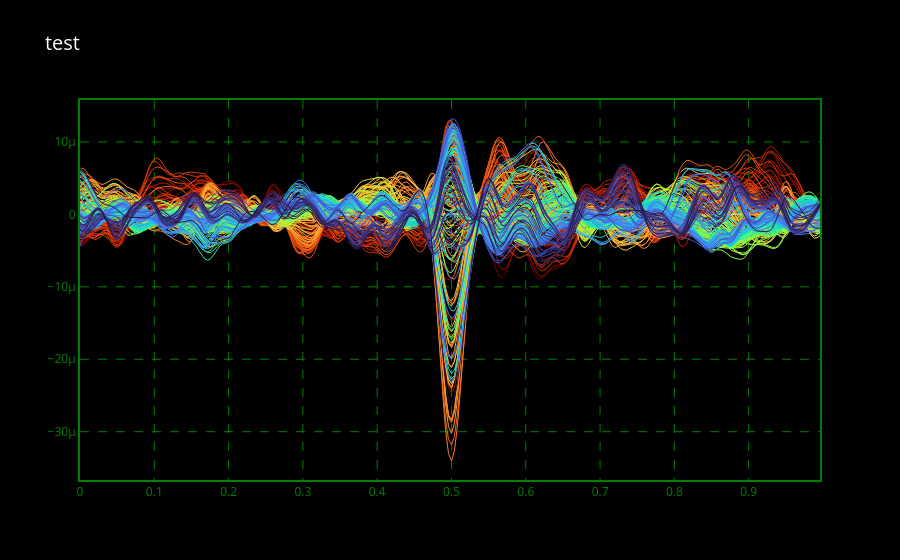

Source (notebook cell):
### Code cell
mm.viz.plot_eeg(data["eeg"], colorscale="Turbo", title="test").show()

### Figure 1 — Plotly figure (JSON) as saved in the notebook; plotly's stock layout.template omitted (floating-point values rounded to 4 significant figures; data arrays with more than 128 entries replaced by an {"elided": "..."} marker saying what was removed)
{"data": [{"line": {"color": "rgb(122, 4, 2)", "width": 1}, "name": "1", "type": "scatter", "x": {"elided": "250 float values"}, "y": {"elided": "250 float values"}}, {"line": {"color": "rgb(126, 5, 2)", "width": 1}, "name": "F8", "type": "scatter", "x": {"elided": "250 float values"}, "y": {"elided": "250 float values"}}, {"line": {"color": "rgb(130, 7, 2)", "width": 1}, "name": "3", "type": "scatter", "x": {"elided": "250 float values"}, "y": {"elided": "250 float values"}}, {"line": {"color": "rgb(133, 8, 2)", "width": 1}, "name": "4", "type": "scatter", "x": {"elided": "250 float values"}, "y": {"elided": "250 float values"}}, {"line": {"color": "rgb(137, 10, 2)", "width": 1}, "name": "F2", "type": "scatter", "x": {"elided": "250 float values"}, "y": {"elided": "250 float values"}}, {"line": {"color": "rgb(141, 11, 2)", "width": 1}, "name": "6", "type": "scatter", "x": {"elided": "250 float values"}, "y": {"elided": "250 float values"}}, {"line": {"color": "rgb(145, 13, 2)", "width": 1}, "name": "7", "type": "scatter", "x": {"elided": "250 float values"}, "y": {"elided": "250 float values"}}, {"line": {"color": "rgb(149, 14, 2)", "width": 1}, "name": "8", "type": "scatter", "x": {"elided": "250 float values"}, "y": {"elided": "250 float values"}}, {"line": {"color": "rgb(152, 16, 1)", "width": 1}, "name": "9", "type": "scatter", "x": {"elided": "250 float values"}, "y": {"elided": "250 float values"}}, {"line": {"color": "rgb(156, 17, 1)", "width": 1}, "name": "AF8", "type": "scatter", "x": {"elided": "250 float values"}, "y": {"elided": "250 float values"}}, {"line": {"color": "rgb(160, 18, 1)", "width": 1}, "name": "11", "type": "scatter", "x": {"elided": "250 float values"}, "y": {"elided": "250 float values"}}, {"line": {"color": "rgb(164, 20, 1)", "width": 1}, "name": "AF4", "type": "scatter", "x": {"elided": "250 float values"}, "y": {"elided": "250 float values"}}, {"line": {"color": "rgb(168, 21, 1)", "width": 1}, "name": "13", "type": "scatter", "x": {"elided": "250 float values"}, "y": {"elided": "250 float values"}}, {"line": {"color": "rgb(171, 23, 1)", "width": 1}, "name": "14", "type": "scatter", "x": {"elided": "250 float values"}, "y": {"elided": "250 float values"}}, {"line": {"color": "rgb(175, 24, 1)", "width": 1}, "name": "FCz", "type": "scatter", "x": {"elided": "250 float values"}, "y": {"elided": "250 float values"}}, {"line": {"color": "rgb(178, 26, 1)", "width": 1}, "name": "16", "type": "scatter", "x": {"elided": "250 float values"}, "y": {"elided": "250 float values"}}, {"line": {"color": "rgb(181, 28, 2)", "width": 1}, "name": "17", "type": "scatter", "x": {"elided": "250 float values"}, "y": {"elided": "250 float values"}}, {"line": {"color": "rgb(184, 30, 2)", "width": 1}, "name": "FP2", "type": "scatter", "x": {"elided": "250 float values"}, "y": {"elided": "250 float values"}}, {"line": {"color": "rgb(187, 32, 2)", "width": 1}, "name": "19", "type": "scatter", "x": {"elided": "250 float values"}, "y": {"elided": "250 float values"}}, {"line": {"color": "rgb(189, 35, 3)", "width": 1}, "name": "20", "type": "scatter", "x": {"elided": "250 float values"}, "y": {"elided": "250 float values"}}, {"line": {"color": "rgb(192, 37, 3)", "width": 1}, "name": "Fz", "type": "scatter", "x": {"elided": "250 float values"}, "y": {"elided": "250 float values"}}, {"line": {"color": "rgb(195, 39, 3)", "width": 1}, "name": "22", "type": "scatter", "x": {"elided": "250 float values"}, "y": {"elided": "250 float values"}}, {"line": {"color": "rgb(198, 41, 4)", "width": 1}, "name": "23", "type": "scatter", "x": {"elided": "250 float values"}, "y": {"elided": "250 float values"}}, {"line": {"color": "rgb(200, 43, 4)", "width": 1}, "name": "FC1", "type": "scatter", "x": {"elided": "250 float values"}, "y": {"elided": "250 float values"}}, {"line": {"color": "rgb(203, 45, 4)", "width": 1}, "name": "25", "type": "scatter", "x": {"elided": "250 float values"}, "y": {"elided": "250 float values"}}, {"line": {"color": "rgb(206, 47, 5)", "width": 1}, "name": "FPz", "type": "scatter", "x": {"elided": "250 float values"}, "y": {"elided": "250 float values"}}, {"line": {"color": "rgb(209, 50, 5)", "width": 1}, "name": "27", "type": "scatter", "x": {"elided": "250 float values"}, "y": {"elided": "250 float values"}}, {"line": {"color": "rgb(211, 52, 5)", "width": 1}, "name": "28", "type": "scatter", "x": {"elided": "250 float values"}, "y": {"elided": "250 float values"}}, {"line": {"color": "rgb(214, 54, 6)", "width": 1}, "name": "F1", "type": "scatter", "x": {"elided": "250 float values"}, "y": {"elided": "250 float values"}}, {"line": {"color": "rgb(217, 56, 6)", "width": 1}, "name": "30", "type": "scatter", "x": {"elided": "250 float values"}, "y": {"elided": "250 float values"}}, {"line": {"color": "rgb(219, 59, 7)", "width": 1}, "name": "32", "type": "scatter", "x": {"elided": "250 float values"}, "y": {"elided": "250 float values"}}, {"line": {"color": "rgb(221, 62, 8)", "width": 1}, "name": "33", "type": "scatter", "x": {"elided": "250 float values"}, "y": {"elided": "250 float values"}}, {"line": {"color": "rgb(222, 65, 9)", "width": 1}, "name": "AF3", "type": "scatter", "x": {"elided": "250 float values"}, "y": {"elided": "250 float values"}}, {"line": {"color": "rgb(224, 68, 10)", "width": 1}, "name": "35", "type": "scatter", "x": {"elided": "250 float values"}, "y": {"elided": "250 float values"}}, {"line": {"color": "rgb(226, 71, 11)", "width": 1}, "name": "F3", "type": "scatter", "x": {"elided": "250 float values"}, "y": {"elided": "250 float values"}}, {"line": {"color": "rgb(228, 74, 12)", "width": 1}, "name": "FP1", "type": "scatter", "x": {"elided": "250 float values"}, "y": {"elided": "250 float values"}}, {"line": {"color": "rgb(230, 77, 13)", "width": 1}, "name": "38", "type": "scatter", "x": {"elided": "250 float values"}, "y": {"elided": "250 float values"}}, {"line": {"color": "rgb(231, 80, 14)", "width": 1}, "name": "39", "type": "scatter", "x": {"elided": "250 float values"}, "y": {"elided": "250 float values"}}, {"line": {"color": "rgb(233, 83, 15)", "width": 1}, "name": "40", "type": "scatter", "x": {"elided": "250 float values"}, "y": {"elided": "250 float values"}}, {"line": {"color": "rgb(235, 86, 16)", "width": 1}, "name": "41", "type": "scatter", "x": {"elided": "250 float values"}, "y": {"elided": "250 float values"}}, {"line": {"color": "rgb(237, 89, 17)", "width": 1}, "name": "FC3", "type": "scatter", "x": {"elided": "250 float values"}, "y": {"elided": "250 float values"}}, {"line": {"color": "rgb(239, 92, 18)", "width": 1}, "name": "43", "type": "scatter", "x": {"elided": "250 float values"}, "y": {"elided": "250 float values"}}, {"line": {"color": "rgb(240, 95, 19)", "width": 1}, "name": "C1", "type": "scatter", "x": {"elided": "250 float values"}, "y": {"elided": "250 float values"}}, {"line": {"color": "rgb(242, 98, 20)", "width": 1}, "name": "45", "type": "scatter", "x": {"elided": "250 float values"}, "y": {"elided": "250 float values"}}, {"line": {"color": "rgb(243, 101, 22)", "width": 1}, "name": "AF7", "type": "scatter", "x": {"elided": "250 float values"}, "y": {"elided": "250 float values"}}, {"line": {"color": "rgb(244, 105, 23)", "width": 1}, "name": "F7", "type": "scatter", "x": {"elided": "250 float values"}, "y": {"elided": "250 float values"}}, {"line": {"color": "rgb(245, 109, 25)", "width": 1}, "name": "F5", "type": "scatter", "x": {"elided": "250 float values"}, "y": {"elided": "250 float values"}}, {"line": {"color": "rgb(246, 113, 27)", "width": 1}, "name": "FC5", "type": "scatter", "x": {"elided": "250 float values"}, "y": {"elided": "250 float values"}}, {"line": {"color": "rgb(246, 116, 28)", "width": 1}, "name": "50", "type": "scatter", "x": {"elided": "250 float values"}, "y": {"elided": "250 float values"}}, {"line": {"color": "rgb(247, 120, 30)", "width": 1}, "name": "51", "type": "scatter", "x": {"elided": "250 float values"}, "y": {"elided": "250 float values"}}, {"line": {"color": "rgb(248, 124, 32)", "width": 1}, "name": "52", "type": "scatter", "x": {"elided": "250 float values"}, "y": {"elided": "250 float values"}}, {"line": {"color": "rgb(249, 128, 33)", "width": 1}, "name": "53", "type": "scatter", "x": {"elided": "250 float values"}, "y": {"elided": "250 float values"}}, {"line": {"color": "rgb(249, 132, 35)", "width": 1}, "name": "54", "type": "scatter", "x": {"elided": "250 float values"}, "y": {"elided": "250 float values"}}, {"line": {"color": "rgb(250, 136, 37)", "width": 1}, "name": "55", "type": "scatter", "x": {"elided": "250 float values"}, "y": {"elided": "250 float values"}}, {"line": {"color": "rgb(251, 140, 38)", "width": 1}, "name": "56", "type": "scatter", "x": {"elided": "250 float values"}, "y": {"elided": "250 float values"}}, {"line": {"color": "rgb(252, 143, 40)", "width": 1}, "name": "57", "type": "scatter", "x": {"elided": "250 float values"}, "y": {"elided": "250 float values"}}, {"line": {"color": "rgb(252, 147, 42)", "width": 1}, "name": "58", "type": "scatter", "x": {"elided": "250 float values"}, "y": {"elided": "250 float values"}}, {"line": {"color": "rgb(253, 151, 43)", "width": 1}, "name": "C3", "type": "scatter", "x": {"elided": "250 float values"}, "y": {"elided": "250 float values"}}, {"line": {"color": "rgb(254, 155, 45)", "width": 1}, "name": "60", "type": "scatter", "x": {"elided": "250 float values"}, "y": {"elided": "250 float values"}}, {"line": {"color": "rgb(253, 158, 46)", "width": 1}, "name": "61", "type": "scatter", "x": {"elided": "250 float values"}, "y": {"elided": "250 float values"}}, {"line": {"color": "rgb(252, 161, 47)", "width": 1}, "name": "FT7", "type": "scatter", "x": {"elided": "250 float values"}, "y": {"elided": "250 float values"}}, {"line": {"color": "rgb(252, 164, 48)", "width": 1}, "name": "63", "type": "scatter", "x": {"elided": "250 float values"}, "y": {"elided": "250 float values"}}, {"line": {"color": "rgb(251, 167, 49)", "width": 1}, "name": "C5", "type": "scatter", "x": {"elided": "250 float values"}, "y": {"elided": "250 float values"}}, {"line": {"color": "rgb(250, 170, 49)", "width": 1}, "name": "65", "type": "scatter", "x": {"elided": "250 float values"}, "y": {"elided": "250 float values"}}, {"line": {"color": "rgb(249, 173, 50)", "width": 1}, "name": "CP3", "type": "scatter", "x": {"elided": "250 float values"}, "y": {"elided": "250 float values"}}, {"line": {"color": "rgb(249, 176, 51)", "width": 1}, "name": "T9", "type": "scatter", "x": {"elided": "250 float values"}, "y": {"elided": "250 float values"}}, {"line": {"color": "rgb(248, 179, 52)", "width": 1}, "name": "T7", "type": "scatter", "x": {"elided": "250 float values"}, "y": {"elided": "250 float values"}}, {"line": {"color": "rgb(247, 182, 53)", "width": 1}, "name": "70", "type": "scatter", "x": {"elided": "250 float values"}, "y": {"elided": "250 float values"}}, {"line": {"color": "rgb(246, 185, 54)", "width": 1}, "name": "71", "type": "scatter", "x": {"elided": "250 float values"}, "y": {"elided": "250 float values"}}, {"line": {"color": "rgb(246, 188, 55)", "width": 1}, "name": "72", "type": "scatter", "x": {"elided": "250 float values"}, "y": {"elided": "250 float values"}}, {"line": {"color": "rgb(245, 191, 56)", "width": 1}, "name": "74", "type": "scatter", "x": {"elided": "250 float values"}, "y": {"elided": "250 float values"}}, {"line": {"color": "rgb(244, 194, 57)", "width": 1}, "name": "75", "type": "scatter", "x": {"elided": "250 float values"}, "y": {"elided": "250 float values"}}, {"line": {"color": "rgb(243, 197, 58)", "width": 1}, "name": "CP5", "type": "scatter", "x": {"elided": "250 float values"}, "y": {"elided": "250 float values"}}, {"line": {"color": "rgb(242, 199, 58)", "width": 1}, "name": "77", "type": "scatter", "x": {"elided": "250 float values"}, "y": {"elided": "250 float values"}}, {"line": {"color": "rgb(239, 202, 57)", "width": 1}, "name": "78", "type": "scatter", "x": {"elided": "250 float values"}, "y": {"elided": "250 float values"}}, {"line": {"color": "rgb(237, 204, 57)", "width": 1}, "name": "CP1", "type": "scatter", "x": {"elided": "250 float values"}, "y": {"elided": "250 float values"}}, {"line": {"color": "rgb(235, 206, 57)", "width": 1}, "name": "80", "type": "scatter", "x": {"elided": "250 float values"}, "y": {"elided": "250 float values"}}, {"line": {"color": "rgb(232, 209, 56)", "width": 1}, "name": "81", "type": "scatter", "x": {"elided": "250 float values"}, "y": {"elided": "250 float values"}}, {"line": {"color": "rgb(230, 211, 56)", "width": 1}, "name": "83", "type": "scatter", "x": {"elided": "250 float values"}, "y": {"elided": "250 float values"}}, {"line": {"color": "rgb(228, 213, 55)", "width": 1}, "name": "TP7", "type": "scatter", "x": {"elided": "250 float values"}, "y": {"elided": "250 float values"}}, {"line": {"color": "rgb(225, 216, 55)", "width": 1}, "name": "85", "type": "scatter", "x": {"elided": "250 float values"}, "y": {"elided": "250 float values"}}, {"line": {"color": "rgb(223, 218, 54)", "width": 1}, "name": "P5", "type": "scatter", "x": {"elided": "250 float values"}, "y": {"elided": "250 float values"}}, {"line": {"color": "rgb(221, 220, 54)", "width": 1}, "name": "P3", "type": "scatter", "x": {"elided": "250 float values"}, "y": {"elided": "250 float values"}}, {"line": {"color": "rgb(218, 223, 54)", "width": 1}, "name": "P1", "type": "scatter", "x": {"elided": "250 float values"}, "y": {"elided": "250 float values"}}, {"line": {"color": "rgb(216, 225, 53)", "width": 1}, "name": "89", "type": "scatter", "x": {"elided": "250 float values"}, "y": {"elided": "250 float values"}}, {"line": {"color": "rgb(214, 227, 53)", "width": 1}, "name": "CPz", "type": "scatter", "x": {"elided": "250 float values"}, "y": {"elided": "250 float values"}}, {"line": {"color": "rgb(211, 230, 52)", "width": 1}, "name": "93", "type": "scatter", "x": {"elided": "250 float values"}, "y": {"elided": "250 float values"}}, {"line": {"color": "rgb(209, 232, 52)", "width": 1}, "name": "TP9", "type": "scatter", "x": {"elided": "250 float values"}, "y": {"elided": "250 float values"}}, {"line": {"color": "rgb(206, 233, 52)", "width": 1}, "name": "95", "type": "scatter", "x": {"elided": "250 float values"}, "y": {"elided": "250 float values"}}, {"line": {"color": "rgb(203, 235, 53)", "width": 1}, "name": "P7", "type": "scatter", "x": {"elided": "250 float values"}, "y": {"elided": "250 float values"}}, {"line": {"color": "rgb(200, 236, 53)", "width": 1}, "name": "PO7", "type": "scatter", "x": {"elided": "250 float values"}, "y": {"elided": "250 float values"}}, {"line": {"color": "rgb(197, 238, 54)", "width": 1}, "name": "98", "type": "scatter", "x": {"elided": "250 float values"}, "y": {"elided": "250 float values"}}, {"line": {"color": "rgb(193, 239, 54)", "width": 1}, "name": "99", "type": "scatter", "x": {"elided": "250 float values"}, "y": {"elided": "250 float values"}}, {"line": {"color": "rgb(190, 240, 55)", "width": 1}, "name": "100", "type": "scatter", "x": {"elided": "250 float values"}, "y": {"elided": "250 float values"}}, {"line": {"color": "rgb(187, 242, 55)", "width": 1}, "name": "Pz", "type": "scatter", "x": {"elided": "250 float values"}, "y": {"elided": "250 float values"}}, {"line": {"color": "rgb(184, 243, 56)", "width": 1}, "name": "103", "type": "scatter", "x": {"elided": "250 float values"}, "y": {"elided": "250 float values"}}, {"line": {"color": "rgb(181, 244, 56)", "width": 1}, "name": "104", "type": "scatter", "x": {"elided": "250 float values"}, "y": {"elided": "250 float values"}}, {"line": {"color": "rgb(178, 246, 57)", "width": 1}, "name": "105", "type": "scatter", "x": {"elided": "250 float values"}, "y": {"elided": "250 float values"}}, {"line": {"color": "rgb(175, 247, 57)", "width": 1}, "name": "P9", "type": "scatter", "x": {"elided": "250 float values"}, "y": {"elided": "250 float values"}}, {"line": {"color": "rgb(172, 249, 58)", "width": 1}, "name": "107", "type": "scatter", "x": {"elided": "250 float values"}, "y": {"elided": "250 float values"}}, {"line": {"color": "rgb(169, 250, 58)", "width": 1}, "name": "108", "type": "scatter", "x": {"elided": "250 float values"}, "y": {"elided": "250 float values"}}, {"line": {"color": "rgb(166, 251, 59)", "width": 1}, "name": "PO3", "type": "scatter", "x": {"elided": "250 float values"}, "y": {"elided": "250 float values"}}, {"line": {"color": "rgb(162, 252, 61)", "width": 1}, "name": "110", "type": "scatter", "x": {"elided": "250 float values"}, "y": {"elided": "250 float values"}}, {"line": {"color": "rgb(157, 252, 64)", "width": 1}, "name": "112", "type": "scatter", "x": {"elided": "250 float values"}, "y": {"elided": "250 float values"}}, {"line": {"color": "rgb(152, 252, 67)", "width": 1}, "name": "113", "type": "scatter", "x": {"elided": "250 float values"}, "y": {"elided": "250 float values"}}, {"line": {"color": "rgb(148, 252, 71)", "width": 1}, "name": "114", "type": "scatter", "x": {"elided": "250 float values"}, "y": {"elided": "250 float values"}}, {"line": {"color": "rgb(143, 252, 74)", "width": 1}, "name": "115", "type": "scatter", "x": {"elided": "250 float values"}, "y": {"elided": "250 float values"}}, {"line": {"color": "rgb(139, 252, 78)", "width": 1}, "name": "O1", "type": "scatter", "x": {"elided": "250 float values"}, "y": {"elided": "250 float values"}}, {"line": {"color": "rgb(134, 252, 81)", "width": 1}, "name": "117", "type": "scatter", "x": {"elided": "250 float values"}, "y": {"elided": "250 float values"}}, {"line": {"color": "rgb(129, 252, 84)", "width": 1}, "name": "118", "type": "scatter", "x": {"elided": "250 float values"}, "y": {"elided": "250 float values"}}, {"line": {"color": "rgb(125, 252, 88)", "width": 1}, "name": "POz", "type": "scatter", "x": {"elided": "250 float values"}, "y": {"elided": "250 float values"}}, {"line": {"color": "rgb(120, 252, 91)", "width": 1}, "name": "121", "type": "scatter", "x": {"elided": "250 float values"}, "y": {"elided": "250 float values"}}, {"line": {"color": "rgb(115, 252, 94)", "width": 1}, "name": "122", "type": "scatter", "x": {"elided": "250 float values"}, "y": {"elided": "250 float values"}}, {"line": {"color": "rgb(111, 252, 98)", "width": 1}, "name": "123", "type": "scatter", "x": {"elided": "250 float values"}, "y": {"elided": "250 float values"}}, {"line": {"color": "rgb(106, 252, 101)", "width": 1}, "name": "124", "type": "scatter", "x": {"elided": "250 float values"}, "y": {"elided": "250 float values"}}, {"line": {"color": "rgb(102, 252, 105)", "width": 1}, "name": "125", "type": "scatter", "x": {"elided": "250 float values"}, "y": {"elided": "250 float values"}}, {"line": {"color": "rgb(97, 252, 108)", "width": 1}, "name": "Oz", "type": "scatter", "x": {"elided": "250 float values"}, "y": {"elided": "250 float values"}}, {"line": {"color": "rgb(93, 251, 112)", "width": 1}, "name": "127", "type": "scatter", "x": {"elided": "250 float values"}, "y": {"elided": "250 float values"}}, {"line": {"color": "rgb(89, 250, 116)", "width": 1}, "name": "128", "type": "scatter", "x": {"elided": "250 float values"}, "y": {"elided": "250 float values"}}, {"line": {"color": "rgb(84, 249, 120)", "width": 1}, "name": "129", "type": "scatter", "x": {"elided": "250 float values"}, "y": {"elided": "250 float values"}}, {"line": {"color": "rgb(80, 248, 124)", "width": 1}, "name": "130", "type": "scatter", "x": {"elided": "250 float values"}, "y": {"elided": "250 float values"}}, {"line": {"color": "rgb(76, 246, 128)", "width": 1}, "name": "131", "type": "scatter", "x": {"elided": "250 float values"}, "y": {"elided": "250 float values"}}, {"line": {"color": "rgb(72, 245, 132)", "width": 1}, "name": "132", "type": "scatter", "x": {"elided": "250 float values"}, "y": {"elided": "250 float values"}}, {"line": {"color": "rgb(68, 244, 136)", "width": 1}, "name": "134", "type": "scatter", "x": {"elided": "250 float values"}, "y": {"elided": "250 float values"}}, {"line": {"color": "rgb(63, 243, 140)", "width": 1}, "name": "135", "type": "scatter", "x": {"elided": "250 float values"}, "y": {"elided": "250 float values"}}, {"line": {"color": "rgb(59, 242, 144)", "width": 1}, "name": "136", "type": "scatter", "x": {"elided": "250 float values"}, "y": {"elided": "250 float values"}}, {"line": {"color": "rgb(55, 241, 148)", "width": 1}, "name": "137", "type": "scatter", "x": {"elided": "250 float values"}, "y": {"elided": "250 float values"}}, {"line": {"color": "rgb(51, 240, 152)", "width": 1}, "name": "138", "type": "scatter", "x": {"elided": "250 float values"}, "y": {"elided": "250 float values"}}, {"line": {"color": "rgb(47, 239, 156)", "width": 1}, "name": "139", "type": "scatter", "x": {"elided": "250 float values"}, "y": {"elided": "250 float values"}}, {"line": {"color": "rgb(42, 238, 160)", "width": 1}, "name": "PO4", "type": "scatter", "x": {"elided": "250 float values"}, "y": {"elided": "250 float values"}}, {"line": {"color": "rgb(38, 237, 164)", "width": 1}, "name": "141", "type": "scatter", "x": {"elided": "250 float values"}, "y": {"elided": "250 float values"}}, {"line": {"color": "rgb(36, 235, 168)", "width": 1}, "name": "P2", "type": "scatter", "x": {"elided": "250 float values"}, "y": {"elided": "250 float values"}}, {"line": {"color": "rgb(35, 233, 171)", "width": 1}, "name": "CP2", "type": "scatter", "x": {"elided": "250 float values"}, "y": {"elided": "250 float values"}}, {"line": {"color": "rgb(34, 231, 174)", "width": 1}, "name": "144", "type": "scatter", "x": {"elided": "250 float values"}, "y": {"elided": "250 float values"}}, {"line": {"color": "rgb(34, 229, 177)", "width": 1}, "name": "146", "type": "scatter", "x": {"elided": "250 float values"}, "y": {"elided": "250 float values"}}, {"line": {"color": "rgb(33, 227, 180)", "width": 1}, "name": "147", "type": "scatter", "x": {"elided": "250 float values"}, "y": {"elided": "250 float values"}}, {"line": {"color": "rgb(33, 225, 183)", "width": 1}, "name": "148", "type": "scatter", "x": {"elided": "250 float values"}, "y": {"elided": "250 float values"}}, {"line": {"color": "rgb(32, 223, 187)", "width": 1}, "name": "149", "type": "scatter", "x": {"elided": "250 float values"}, "y": {"elided": "250 float values"}}, {"line": {"color": "rgb(31, 221, 190)", "width": 1}, "name": "O2", "type": "scatter", "x": {"elided": "250 float values"}, "y": {"elided": "250 float values"}}, {"line": {"color": "rgb(31, 219, 193)", "width": 1}, "name": "151", "type": "scatter", "x": {"elided": "250 float values"}, "y": {"elided": "250 float values"}}, {"line": {"color": "rgb(30, 217, 196)", "width": 1}, "name": "152", "type": "scatter", "x": {"elided": "250 float values"}, "y": {"elided": "250 float values"}}, {"line": {"color": "rgb(29, 215, 199)", "width": 1}, "name": "P4", "type": "scatter", "x": {"elided": "250 float values"}, "y": {"elided": "250 float values"}}, {"line": {"color": "rgb(29, 213, 202)", "width": 1}, "name": "154", "type": "scatter", "x": {"elided": "250 float values"}, "y": {"elided": "250 float values"}}, {"line": {"color": "rgb(28, 211, 206)", "width": 1}, "name": "155", "type": "scatter", "x": {"elided": "250 float values"}, "y": {"elided": "250 float values"}}, {"line": {"color": "rgb(28, 209, 209)", "width": 1}, "name": "156", "type": "scatter", "x": {"elided": "250 float values"}, "y": {"elided": "250 float values"}}, {"line": {"color": "rgb(27, 207, 212)", "width": 1}, "name": "157", "type": "scatter", "x": {"elided": "250 float values"}, "y": {"elided": "250 float values"}}, {"line": {"color": "rgb(29, 204, 215)", "width": 1}, "name": "158", "type": "scatter", "x": {"elided": "250 float values"}, "y": {"elided": "250 float values"}}, {"line": {"color": "rgb(31, 201, 218)", "width": 1}, "name": "159", "type": "scatter", "x": {"elided": "250 float values"}, "y": {"elided": "250 float values"}}, {"line": {"color": "rgb(33, 198, 220)", "width": 1}, "name": "160", "type": "scatter", "x": {"elided": "250 float values"}, "y": {"elided": "250 float values"}}, {"line": {"color": "rgb(35, 195, 223)", "width": 1}, "name": "PO8", "type": "scatter", "x": {"elided": "250 float values"}, "y": {"elided": "250 float values"}}, {"line": {"color": "rgb(37, 191, 226)", "width": 1}, "name": "P6", "type": "scatter", "x": {"elided": "250 float values"}, "y": {"elided": "250 float values"}}, {"line": {"color": "rgb(39, 188, 229)", "width": 1}, "name": "163", "type": "scatter", "x": {"elided": "250 float values"}, "y": {"elided": "250 float values"}}, {"line": {"color": "rgb(41, 185, 231)", "width": 1}, "name": "CP4", "type": "scatter", "x": {"elided": "250 float values"}, "y": {"elided": "250 float values"}}, {"line": {"color": "rgb(44, 182, 234)", "width": 1}, "name": "166", "type": "scatter", "x": {"elided": "250 float values"}, "y": {"elided": "250 float values"}}, {"line": {"color": "rgb(46, 179, 237)", "width": 1}, "name": "167", "type": "scatter", "x": {"elided": "250 float values"}, "y": {"elided": "250 float values"}}, {"line": {"color": "rgb(48, 176, 240)", "width": 1}, "name": "168", "type": "scatter", "x": {"elided": "250 float values"}, "y": {"elided": "250 float values"}}, {"line": {"color": "rgb(50, 173, 242)", "width": 1}, "name": "P10", "type": "scatter", "x": {"elided": "250 float values"}, "y": {"elided": "250 float values"}}, {"line": {"color": "rgb(52, 170, 245)", "width": 1}, "name": "P8", "type": "scatter", "x": {"elided": "250 float values"}, "y": {"elided": "250 float values"}}, {"line": {"color": "rgb(54, 167, 248)", "width": 1}, "name": "171", "type": "scatter", "x": {"elided": "250 float values"}, "y": {"elided": "250 float values"}}, {"line": {"color": "rgb(56, 164, 251)", "width": 1}, "name": "CP6", "type": "scatter", "x": {"elided": "250 float values"}, "y": {"elided": "250 float values"}}, {"line": {"color": "rgb(57, 160, 251)", "width": 1}, "name": "173", "type": "scatter", "x": {"elided": "250 float values"}, "y": {"elided": "250 float values"}}, {"line": {"color": "rgb(58, 157, 250)", "width": 1}, "name": "175", "type": "scatter", "x": {"elided": "250 float values"}, "y": {"elided": "250 float values"}}, {"line": {"color": "rgb(59, 154, 249)", "width": 1}, "name": "176", "type": "scatter", "x": {"elided": "250 float values"}, "y": {"elided": "250 float values"}}, {"line": {"color": "rgb(60, 151, 248)", "width": 1}, "name": "177", "type": "scatter", "x": {"elided": "250 float values"}, "y": {"elided": "250 float values"}}, {"line": {"color": "rgb(61, 148, 247)", "width": 1}, "name": "178", "type": "scatter", "x": {"elided": "250 float values"}, "y": {"elided": "250 float values"}}, {"line": {"color": "rgb(62, 145, 246)", "width": 1}, "name": "TP8", "type": "scatter", "x": {"elided": "250 float values"}, "y": {"elided": "250 float values"}}, {"line": {"color": "rgb(63, 142, 245)", "width": 1}, "name": "180", "type": "scatter", "x": {"elided": "250 float values"}, "y": {"elided": "250 float values"}}, {"line": {"color": "rgb(64, 139, 244)", "width": 1}, "name": "181", "type": "scatter", "x": {"elided": "250 float values"}, "y": {"elided": "250 float values"}}, {"line": {"color": "rgb(65, 136, 243)", "width": 1}, "name": "182", "type": "scatter", "x": {"elided": "250 float values"}, "y": {"elided": "250 float values"}}, {"line": {"color": "rgb(66, 133, 242)", "width": 1}, "name": "C4", "type": "scatter", "x": {"elided": "250 float values"}, "y": {"elided": "250 float values"}}, {"line": {"color": "rgb(66, 129, 241)", "width": 1}, "name": "184", "type": "scatter", "x": {"elided": "250 float values"}, "y": {"elided": "250 float values"}}, {"line": {"color": "rgb(67, 126, 240)", "width": 1}, "name": "C2", "type": "scatter", "x": {"elided": "250 float values"}, "y": {"elided": "250 float values"}}, {"line": {"color": "rgb(68, 123, 239)", "width": 1}, "name": "186", "type": "scatter", "x": {"elided": "250 float values"}, "y": {"elided": "250 float values"}}, {"line": {"color": "rgb(69, 120, 238)", "width": 1}, "name": "188", "type": "scatter", "x": {"elided": "250 float values"}, "y": {"elided": "250 float values"}}, {"line": {"color": "rgb(70, 117, 237)", "width": 1}, "name": "189", "type": "scatter", "x": {"elided": "250 float values"}, "y": {"elided": "250 float values"}}, {"line": {"color": "rgb(70, 114, 232)", "width": 1}, "name": "TP10", "type": "scatter", "x": {"elided": "250 float values"}, "y": {"elided": "250 float values"}}, {"line": {"color": "rgb(69, 110, 228)", "width": 1}, "name": "191", "type": "scatter", "x": {"elided": "250 float values"}, "y": {"elided": "250 float values"}}, {"line": {"color": "rgb(69, 107, 223)", "width": 1}, "name": "192", "type": "scatter", "x": {"elided": "250 float values"}, "y": {"elided": "250 float values"}}, {"line": {"color": "rgb(69, 104, 219)", "width": 1}, "name": "193", "type": "scatter", "x": {"elided": "250 float values"}, "y": {"elided": "250 float values"}}, {"line": {"color": "rgb(68, 100, 214)", "width": 1}, "name": "C6", "type": "scatter", "x": {"elided": "250 float values"}, "y": {"elided": "250 float values"}}, {"line": {"color": "rgb(68, 97, 210)", "width": 1}, "name": "195", "type": "scatter", "x": {"elided": "250 float values"}, "y": {"elided": "250 float values"}}, {"line": {"color": "rgb(68, 94, 205)", "width": 1}, "name": "196", "type": "scatter", "x": {"elided": "250 float values"}, "y": {"elided": "250 float values"}}, {"line": {"color": "rgb(67, 91, 201)", "width": 1}, "name": "197", "type": "scatter", "x": {"elided": "250 float values"}, "y": {"elided": "250 float values"}}, {"line": {"color": "rgb(67, 87, 196)", "width": 1}, "name": "198", "type": "scatter", "x": {"elided": "250 float values"}, "y": {"elided": "250 float values"}}, {"line": {"color": "rgb(67, 84, 191)", "width": 1}, "name": "200", "type": "scatter", "x": {"elided": "250 float values"}, "y": {"elided": "250 float values"}}, {"line": {"color": "rgb(66, 81, 187)", "width": 1}, "name": "201", "type": "scatter", "x": {"elided": "250 float values"}, "y": {"elided": "250 float values"}}, {"line": {"color": "rgb(66, 77, 182)", "width": 1}, "name": "T8", "type": "scatter", "x": {"elided": "250 float values"}, "y": {"elided": "250 float values"}}, {"line": {"color": "rgb(66, 74, 178)", "width": 1}, "name": "203", "type": "scatter", "x": {"elided": "250 float values"}, "y": {"elided": "250 float values"}}, {"line": {"color": "rgb(65, 71, 173)", "width": 1}, "name": "204", "type": "scatter", "x": {"elided": "250 float values"}, "y": {"elided": "250 float values"}}, {"line": {"color": "rgb(64, 67, 167)", "width": 1}, "name": "205", "type": "scatter", "x": {"elided": "250 float values"}, "y": {"elided": "250 float values"}}, {"line": {"color": "rgb(63, 64, 159)", "width": 1}, "name": "FC4", "type": "scatter", "x": {"elided": "250 float values"}, "y": {"elided": "250 float values"}}, {"line": {"color": "rgb(62, 60, 152)", "width": 1}, "name": "FC2", "type": "scatter", "x": {"elided": "250 float values"}, "y": {"elided": "250 float values"}}, {"line": {"color": "rgb(61, 57, 144)", "width": 1}, "name": "T10", "type": "scatter", "x": {"elided": "250 float values"}, "y": {"elided": "250 float values"}}, {"line": {"color": "rgb(60, 53, 136)", "width": 1}, "name": "FT8", "type": "scatter", "x": {"elided": "250 float values"}, "y": {"elided": "250 float values"}}, {"line": {"color": "rgb(59, 50, 129)", "width": 1}, "name": "212", "type": "scatter", "x": {"elided": "250 float values"}, "y": {"elided": "250 float values"}}, {"line": {"color": "rgb(57, 46, 121)", "width": 1}, "name": "FC6", "type": "scatter", "x": {"elided": "250 float values"}, "y": {"elided": "250 float values"}}, {"line": {"color": "rgb(56, 43, 113)", "width": 1}, "name": "214", "type": "scatter", "x": {"elided": "250 float values"}, "y": {"elided": "250 float values"}}, {"line": {"color": "rgb(55, 39, 105)", "width": 1}, "name": "215", "type": "scatter", "x": {"elided": "250 float values"}, "y": {"elided": "250 float values"}}, {"line": {"color": "rgb(54, 36, 98)", "width": 1}, "name": "220", "type": "scatter", "x": {"elided": "250 float values"}, "y": {"elided": "250 float values"}}, {"line": {"color": "rgb(53, 32, 90)", "width": 1}, "name": "221", "type": "scatter", "x": {"elided": "250 float values"}, "y": {"elided": "250 float values"}}, {"line": {"color": "rgb(52, 29, 82)", "width": 1}, "name": "F6", "type": "scatter", "x": {"elided": "250 float values"}, "y": {"elided": "250 float values"}}, {"line": {"color": "rgb(50, 25, 74)", "width": 1}, "name": "223", "type": "scatter", "x": {"elided": "250 float values"}, "y": {"elided": "250 float values"}}, {"line": {"color": "rgb(49, 22, 67)", "width": 1}, "name": "F4", "type": "scatter", "x": {"elided": "250 float values"}, "y": {"elided": "250 float values"}}, {"line": {"color": "rgb(48, 18, 59)", "width": 1}, "name": "Cz", "type": "scatter", "x": {"elided": "250 float values"}, "y": {"elided": "250 float values"}}], "layout": {"paper_bgcolor": "black", "plot_bgcolor": "black", "showlegend": false, "title": {"font": {"color": "white", "size": 20}, "text": "test"}, "xaxis": {"gridcolor": "green", "griddash": "dash", "gridwidth": 1, "linecolor": "green", "linewidth": 2, "mirror": true, "tickfont": {"color": "green"}}, "yaxis": {"gridcolor": "green", "griddash": "dash", "gridwidth": 1, "linecolor": "green", "linewidth": 2, "mirror": true, "tickfont": {"color": "green"}, "type": "-"}}}
